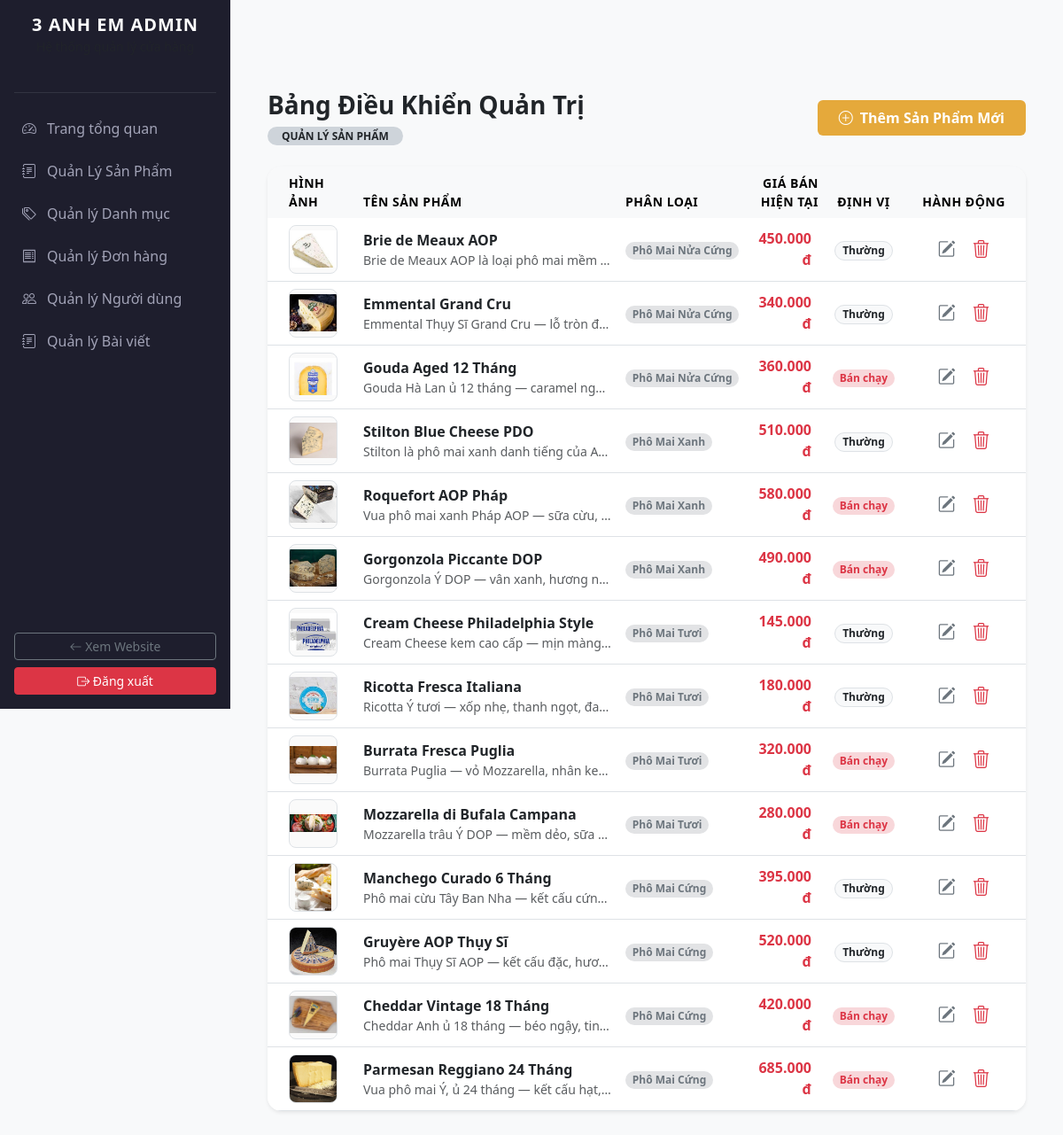
The page /phomai3anhem/admin/admin-products.php on the database its author committed.
### tables this page shows
CREATE TABLE `products` (
  `id` int(10) UNSIGNED NOT NULL,
  `category_id` int(10) UNSIGNED NOT NULL,
  `name` varchar(200) NOT NULL,
  `slug` varchar(220) NOT NULL,
  `description` text DEFAULT NULL,
  `short_desc` varchar(300) DEFAULT NULL,
  `price` decimal(12,0) NOT NULL,
  `original_price` decimal(12,0) DEFAULT NULL,
  `stock` int(10) UNSIGNED NOT NULL DEFAULT 0,
  `weight_gram` int(10) UNSIGNED DEFAULT NULL,
  `origin` varchar(100) DEFAULT NULL,
  `image` varchar(255) DEFAULT NULL,
  `is_featured` tinyint(1) NOT NULL DEFAULT 0,
  `is_active` tinyint(1) NOT NULL DEFAULT 1,
  `created_at` datetime NOT NULL DEFAULT current_timestamp(),
  `updated_at` datetime NOT NULL DEFAULT current_timestamp() ON UPDATE current_timestamp()
);

CREATE TABLE `categories` (
  `id` int(10) UNSIGNED NOT NULL,
  `name` varchar(100) NOT NULL,
  `slug` varchar(120) NOT NULL,
  `description` text DEFAULT NULL,
  `icon` varchar(50) DEFAULT NULL,
  `created_at` datetime NOT NULL DEFAULT current_timestamp()
);

### phomai3anhem/admin/admin-products.php (the view, shortened to what this page needs)
<?php
include_once '../config/db.php';
include_once 'includes/header.php';
$stmt_prods = $pdo->query("SELECT p.*, c.name AS category_name FROM products p
                           LEFT JOIN categories c ON p.category_id = c.id
                           ORDER BY p.id DESC");
$products = $stmt_prods->fetchAll();
?>
<div class="container my-5 pt-4">
    <div class="d-flex justify-content-between align-items-center mb-4">
        <div>
            <h3 class="fw-bold text-dark mb-1">Bảng Điều Khiển Quản Trị</h3>
            <span class="badge bg-dark-subtle text-dark rounded-pill px-3 py-1.5 small text-uppercase">Quản lý sản phẩm</span>
        </div>
        <button class="btn btn-gold px-4 py-2 text-white" onclick="openAddModal()">
            <i class="bi bi-plus-circle me-2"></i>Thêm Sản Phẩm Mới
        </button>
    </div>
    <div class="card border-0 shadow-sm rounded-4 overflow-hidden bg-white">
        <div class="table-responsive">
            <table class="table table-hover align-middle mb-0">
                <thead class="table-light text-secondary small text-uppercase" style="letter-spacing: 0.5px;">
                    <tr>
                        <th class="border-0 ps-4" style="width: 100px;">Hình ảnh</th>
                        <th class="border-0">Tên Sản Phẩm</th>
                        <th class="border-0">Phân Loại</th>
                        <th class="border-0 text-end">Giá Bán hiện tại</th>
                        <th class="border-0 text-center">Định Vị</th>
                        <th class="border-0 text-center" style="width: 140px;">Hành động</th>
                    </tr>
                </thead>
                <tbody>
                    <?php if (count($products) > 0): ?>
                        <?php foreach ($products as $prod): ?>
                            <tr>
                                <td class="ps-4">
                                    <img src="../assets/img/<?= !empty($prod['image']) ? $prod['image'] : 'default.jpg'; ?>"
                                         class="rounded-3 border" style="width: 55px; height: 55px; object-fit: contain; background: #fafafa;" alt="<?= htmlspecialchars($prod['name']); ?>">
                                </td>
                                <td>
                                    <div class="fw-bold text-dark mb-0"><?= htmlspecialchars($prod['name']); ?></div>
                                    <small class="text-muted d-block text-truncate" style="max-width: 280px;"><?= htmlspecialchars($prod['short_desc'] ?? 'Chưa cấu hình mô tả cụ thể...'); ?></small>
                                </td>
                                <td>
                                    <span class="badge bg-secondary-subtle text-secondary rounded-pill px-2.5 py-1.5 small">
                                        <?= htmlspecialchars($prod['category_name'] ?? 'Mặc định'); ?>
                                    </span>
                                </td>
                                <td class="text-end fw-bold text-danger fs-6 pe-3">
                                    <?= number_format($prod['price'], 0, ',', '.'); ?> đ
                                </td>
                                <td class="text-center">
                                    <?php if (isset($prod['is_featured']) && $prod['is_featured'] == 1): ?>
                                        <span class="badge bg-danger-subtle text-danger rounded-pill px-2.5 py-1 small fw-bold">Bán chạy</span>
                                    <?php else: ?>
                                        <span class="badge bg-light text-dark rounded-pill px-2.5 py-1 small border">Thường</span>
                                    <?php endif; ?>
                                </td>
                                <td class="text-center">
                                    <div class="btn-group gap-1">
                                        <button class="btn btn-sm btn-outline-secondary rounded-3 border-0 px-2"
                                                onclick='openEditModal(<?= json_encode($prod, JSON_HEX_APOS | JSON_HEX_QUOT); ?>)' title="Chỉnh sửa">
                                            <i class="bi bi-pencil-square fs-5"></i>
                                        </button>
                                        <a href="admin-process.php?action=delete&id=<?= $prod['id']; ?>"
                                           class="btn btn-sm btn-outline-danger rounded-3 border-0 px-2"
                                           onclick="return confirm('Bạn có chắc chắn muốn xóa sản phẩm này hoàn toàn khỏi Database?')" title="Xóa bỏ">
                                            <i class="bi bi-trash3 fs-5"></i>
                                        </a>
                                    </div>
                                </td>
                            </tr>
                        <?php endforeach; ?>
                    <?php else: ?>
                        <tr>
                            <td colspan="6" class="text-center py-5 text-muted small">Cơ sở dữ liệu trống. Hãy nhấn nút phía trên để khởi tạo sản phẩm đầu tiên!</td>
                        </tr>
                    <?php endif; ?>
                </tbody>
            </table>
        </div>
    </div>
</div>
<?php include_once 'includes/footer.php'; ?>

### phomai3anhem/admin/includes/header.php (style rules this page uses)
:root { --sidebar-width: 260px; --gold-color: #cca43b; }
body { background-color: #f8f9fa; font-family: 'Segoe UI', system-ui, sans-serif; }

### phomai3anhem/admin/admin-products.php (style rules this page uses)
.btn-gold { background-color: #E5A93B; border: none; font-weight: 600; transition: all 0.3s ease; }

### rows shown on the page
products: image (picture), name "Brie de Meaux AOP", short_desc "Brie de Meaux AOP là loại phô mai mềm…", category.name "Phô Mai Nửa Cứng", price "450.000", is_featured "Thường"
products: image (picture), name "Emmental Grand Cru", short_desc "Emmental Thụy Sĩ Grand Cru — lỗ tròn đ…", category.name "Phô Mai Nửa Cứng", price "340.000", is_featured "Thường"
products: image (picture), name "Gouda Aged 12 Tháng", short_desc "Gouda Hà Lan ủ 12 tháng — caramel ng…", category.name "Phô Mai Nửa Cứng", price "360.000", is_featured "Bán chạy"
products: image (picture), name "Stilton Blue Cheese PDO", short_desc "Stilton là phô mai xanh danh tiếng của A…", category.name "Phô Mai Xanh", price "510.000", is_featured "Thường"
products: image (picture), name "Roquefort AOP Pháp", short_desc "Vua phô mai xanh Pháp AOP — sữa cừu,…", category.name "Phô Mai Xanh", price "580.000", is_featured "Bán chạy"
products: image (picture), name "Gorgonzola Piccante DOP", short_desc "Gorgonzola Ý DOP — vân xanh, hương n…", category.name "Phô Mai Xanh", price "490.000", is_featured "Bán chạy"
products: image (picture), name "Cream Cheese Philadelphia Style", short_desc "Cream Cheese kem cao cấp — mịn màng…", category.name "Phô Mai Tươi", price "145.000", is_featured "Thường"
products: image (picture), name "Ricotta Fresca Italiana", short_desc "Ricotta Ý tươi — xốp nhẹ, thanh ngọt, đa…", category.name "Phô Mai Tươi", price "180.000", is_featured "Thường"
products: image (picture), name "Burrata Fresca Puglia", short_desc "Burrata Puglia — vỏ Mozzarella, nhân ke…", category.name "Phô Mai Tươi", price "320.000", is_featured "Bán chạy"
products: image (picture), name "Mozzarella di Bufala Campana", short_desc "Mozzarella trâu Ý DOP — mềm dẻo, sữa…", category.name "Phô Mai Tươi", price "280.000", is_featured "Bán chạy"
products: image (picture), name "Manchego Curado 6 Tháng", short_desc "Phô mai cừu Tây Ban Nha — kết cấu cứn…", category.name "Phô Mai Cứng", price "395.000", is_featured "Thường"
products: image (picture), name "Gruyère AOP Thụy Sĩ", short_desc "Phô mai Thụy Sĩ AOP — kết cấu đặc, hươ…", category.name "Phô Mai Cứng", price "520.000", is_featured "Thường"
products: image (picture), name "Cheddar Vintage 18 Tháng", short_desc "Cheddar Anh ủ 18 tháng — béo ngậy, tin…", category.name "Phô Mai Cứng", price "420.000", is_featured "Bán chạy"
products: image (picture), name "Parmesan Reggiano 24 Tháng", short_desc "Vua phô mai Ý, ủ 24 tháng — kết cấu hạt,…", category.name "Phô Mai Cứng", price "685.000", is_featured "Bán chạy"
